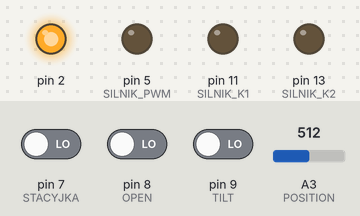
Recording of a sketch running on a simulated Arduino Uno, built with avr-gcc and run on an emulated ATmega328P. Parts: output pins drawn as LEDs (lit = HIGH). The inputs (shaded band) are chosen by the test bench; at power-on: pin 7 (STACYJKA) LOW, A3 (POSITION) = 512, pin 8 (OPEN) LOW, pin 9 (TILT) LOW.

Above: at 1.2 s.
1.3 s: pin 7 (STACYJKA) driven HIGH
At 1.8 s:
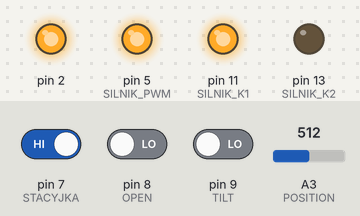
2.8 s: A3 (POSITION) set to 869
4.3 s: A3 (POSITION) set to 880
At 6.2 s:
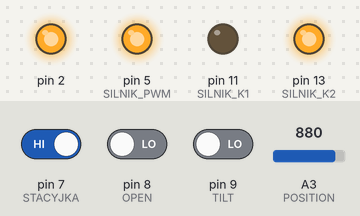
6.5 s: A3 (POSITION) set to 99
8.0 s: A3 (POSITION) set to 82
At 8.19 s:
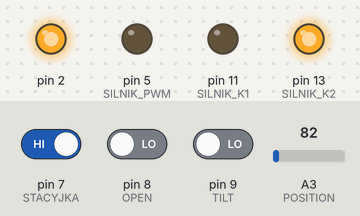
Timing chart, 0 to 10.8 s (numbered marks = the images above; inputs shaded):
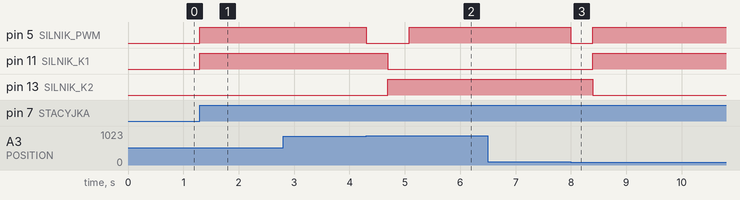

The sketch:

mazda.ino
```cpp
#define MAX_VAL 910
#define MIN_VAL 60
#define TILT_1_VAL 850
#define TILT_2_VAL 790
#define OPEN 8
#define TILT 9
#define SILNIK_PWM 5
#define SILNIK_K1 11
#define SILNIK_K2 13
#define POSITION A3
#define STACYJKA 7
int cur_val = 0;
int value;
int opened = 0;
int last_position = 1;
int memory = 0;
int moving = 1;

void setup() {
  // put your setup code here, to run once:
  //TCCR0B = TCCR0B & B11111000 | B00000100;    // set timer 0 divisor to   256 for PWM frequency of   244.14 Hz
  TCCR0B = TCCR0B & B11111000 | B00000001;    // set timer 0 divisor to     1 for PWM frequency of 62500.00 Hz
  Serial.begin(9600);
  pinMode(2,OUTPUT);
  pinMode(SILNIK_PWM,OUTPUT);
  pinMode(SILNIK_K2,OUTPUT);
  pinMode(SILNIK_K1,OUTPUT);
  pinMode(OPEN,INPUT);
  pinMode(TILT,INPUT);
  pinMode(STACYJKA,INPUT);
  digitalWrite(2, HIGH);
  pinMode(POSITION,INPUT);
  analogWrite(SILNIK_PWM, 0);
}

void close_nav(){ // ZAMYKANIE NAWIGACJI
  digitalWrite(SILNIK_K1, LOW);
  digitalWrite(SILNIK_K2, HIGH);
}

void open_nav(){  // OTWIERANIE NAWIGACJI
  digitalWrite(SILNIK_K1, HIGH);
  digitalWrite(SILNIK_K2, LOW);
}

void move_engine(int speed_val){
  analogWrite(SILNIK_PWM, speed_val);
  cur_val = analogRead(POSITION);
  while (cur_val < value - 30 || cur_val > value + 30){
    cur_val = analogRead(POSITION); // WCZYTANIE AKTUALNEJ POZYCJI WINDY
    //analogWrite(SILNIK_PWM, (abs(value - cur_val))/10 + 170);
  }
  analogWrite(SILNIK_PWM, 0);
}

void move_nav(){
  switch (opened) {
    case 1:
      value = MAX_VAL;
      break;
    case 2:
      value = TILT_1_VAL;
      break;
    case 3:
      value = TILT_2_VAL;
      break;
    case 0:
      value = MIN_VAL;
      break;
  }
}

void loop() {
  // put your main code here, to run repeatedly:
  if (digitalRead(STACYJKA) == HIGH){ // SPRAWDZENIE CZY JEST ZAPLON
    if (last_position > 0 && opened == 0){  // POWROT DO OSTATNIEJ POZYCJI
      opened = last_position;
      open_nav();
      move_nav();
      move_engine(255);
    }
    if (opened){  // PRZYCISK ZMIANY NACHYLENIA
      if (digitalRead(TILT) == LOW){
        delay(25000);
        //delay(100);
        switch (opened){
        case 1:
          opened = 2;
          last_position = 2;
          close_nav();
          break;
        case 2:
          opened = 3;
          last_position = 3;
          close_nav();
          break;
        case 3:
          opened = 1;
          last_position = 1;
          open_nav();
          break;
        }
        move_nav();
        move_engine(150);
      }
      //Serial.println(analogRead(A3));
    }
    if (digitalRead(OPEN) == LOW){ // PRZYCISK ZAMYKANIA
      delay(25000);
      //delay(100);
      if (opened){
        memory = opened;
        opened = 0;
        last_position = 0;
        close_nav();
      } else {
        opened = memory;
        last_position = memory;
        open_nav();
      }
      move_nav();
      move_engine(255); // RUCH WINDY
    }
    //Serial.print(opened);
    //Serial.print("     ");
    //Serial.println(last_position);
  } else  // ZAMYKANIE PO STACYJCE
  {
    if (opened)
    {
      last_position = opened; // ZAPISYWANIE OSTATNIEJ POZYCJI
      delay(1250000);
      if (digitalRead(STACYJKA) == 0){
        close_nav();  // ZAMYKANIE NAWIGACJI
        while (opened > 0)
        {
          if (analogRead(POSITION) < MIN_VAL + 20) // SPRAWDZANIE CZY NAWIGACJA JEST JUŻ ZAMKNIĘTA
          {
            opened = 0;
            analogWrite(SILNIK_PWM, 0);
          } else {
            analogWrite(SILNIK_PWM, 255);
          }
        }
      }
      Serial.print(opened);
      Serial.print("     ");
      Serial.println(last_position);
    }
  }
  //Serial.println(analogRead(A3));
}
```

Measured:
- the behaviour switches between 879 and 880 on A3 (POSITION) (found by bisection; images 1 and 2)
- the behaviour switches between 91 and 90 on A3 (POSITION) (found by bisection; images 2 and 3)
- after the input at 1.3 s, pin 5 (SILNIK_PWM), pin 11 (SILNIK_K1): LOW → HIGH at once
- after the input at 2.8 s, every drawn part: stays the same
- after the input at 4.3 s, pin 5 (SILNIK_PWM): HIGH → LOW at once, → HIGH 0.78 s later; pin 11 (SILNIK_K1): HIGH → LOW after 0.39 s; pin 13 (SILNIK_K2): LOW → HIGH after 0.39 s
- after the input at 6.5 s, every drawn part: stays the same
- after the input at 8.0 s, pin 5 (SILNIK_PWM): HIGH → LOW at once, → HIGH 0.39 s later; pin 11 (SILNIK_K1): LOW → HIGH after 0.39 s; pin 13 (SILNIK_K2): HIGH → LOW after 0.39 s
